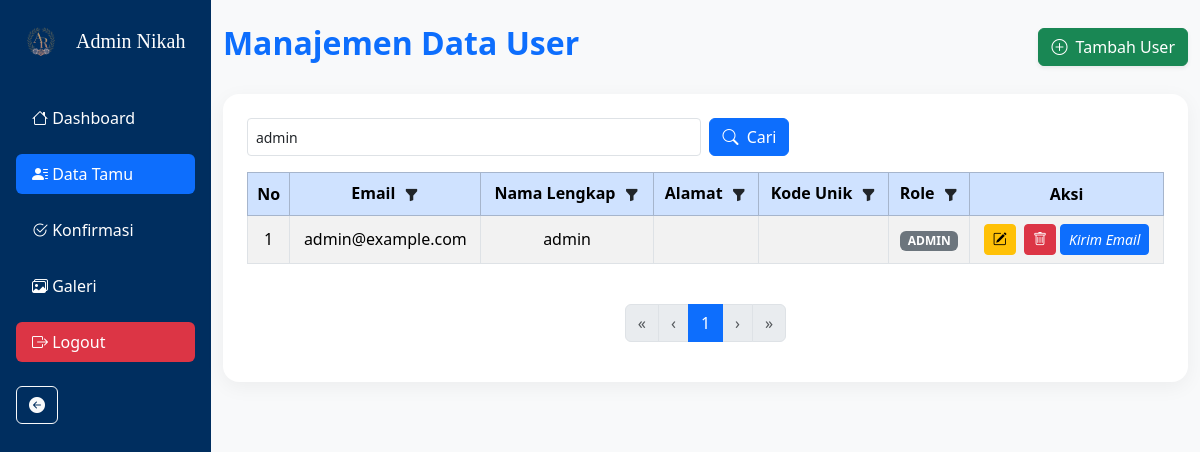
The page /admin/tamu.php?cari=admin on the database its author committed.
### tables this page shows
CREATE TABLE `users` (
  `id` int NOT NULL,
  `nama` varchar(100) DEFAULT NULL,
  `email` varchar(100) DEFAULT NULL,
  `password` varchar(255) DEFAULT NULL,
  `role` enum('admin','tamu') DEFAULT NULL,
  `kode_unik` varchar(50) DEFAULT NULL,
  `alamat` varchar(100) DEFAULT NULL
);

### admin/tamu.php (the view, shortened to what this page needs)
<?php include("../includes/db.php"); ?>
<!DOCTYPE html>
<html lang="en">
<head>
  <link href="https://cdn.jsdelivr.net/npm/bootstrap@5.3.6/dist/css/bootstrap.min.css" rel="stylesheet">
  <link href="https://cdn.jsdelivr.net/npm/bootstrap-icons@1.10.5/font/bootstrap-icons.css" rel="stylesheet">
  <link href="https://cdnjs.cloudflare.com/ajax/libs/font-awesome/6.0.0/css/all.min.css" rel="stylesheet">
</head>
<body>
  <?php include "../asset/sidebar.php"; ?>
  <div class="container py-4">
    <div class="d-flex justify-content-between align-items-center mb-4">
      <h2 class="fw-bold text-primary">Manajemen Data User</h2>
      <button type="button" class="btn btn-success shadow-sm" data-bs-toggle="modal" data-bs-target="#tambahTamu">
        <i class="bi bi-plus-circle me-1"></i> Tambah User
      </button>
    </div>
    <div class="card card-custom p-4">
      <form action="" method="GET" class="row g-2 align-items-center mb-3 search-form">
        <div class="col-md-6">
          <input type="text" name="cari" placeholder="Cari Nama Tamu..." class="form-control form-control-sm"
            value="<?= isset($_GET['cari']) ? htmlspecialchars($_GET['cari']) : '' ?>">
        </div>
        <div class="col-md-auto">
          <button type="submit" class="btn btn-primary"><i class="bi bi-search me-1"></i> Cari</button>
        </div>
      </form>
      <div class="table-responsive">
        <table class="table table-bordered table-hover align-middle table-striped">
          <thead class="table-primary text-center align-middle">
            <tr>
              <th>No</th>
              <th class="position-relative">
                Email
                <button type="button" class="btn btn-sm p-0 ms-1" data-bs-toggle="dropdown" aria-expanded="false">
                  <i class="bi bi-funnel-fill"></i>
                </button>
              </th>
              <th class="position-relative">
                Nama Lengkap
                <button type="button" class="btn btn-sm p-0 ms-1" data-bs-toggle="dropdown" aria-expanded="false">
                  <i class="bi bi-funnel-fill"></i>
                </button>
              </th>
              <th class="position-relative">
                Alamat
                <button type="button" class="btn btn-sm p-0 ms-1" data-bs-toggle="dropdown" aria-expanded="false">
                  <i class="bi bi-funnel-fill"></i>
                </button>
              </th>
              <th class="position-relative">
                Kode Unik
                <button type="button" class="btn btn-sm p-0 ms-1" data-bs-toggle="dropdown" aria-expanded="false">
                  <i class="bi bi-funnel-fill"></i>
                </button>
              </th>
              <th class="position-relative">
                Role
                <button type="button" class="btn btn-sm p-0 ms-1" data-bs-toggle="dropdown" aria-expanded="false">
                  <i class="bi bi-funnel-fill"></i>
                </button>
              </th>
              <th>Aksi</th>
            </tr>
          </thead>
          <tbody>
            <?php
            $limit = 10;
            $page = isset($_GET['page']) ? (int) $_GET['page'] : 1;
            $offset = ($page - 1) * $limit;
            $cari = isset($_GET['cari']) ? mysqli_real_escape_string($conn, $_GET['cari']) : '';
            $role = "WHERE role IN ('tamu', 'admin')";
            if (!empty($cari)) {
              $role .= " AND nama LIKE '%$cari%'";
            }
            $total_query = mysqli_query($conn, "SELECT COUNT(*) AS total FROM users $role");
            $total_result = mysqli_fetch_assoc($total_query);
            $total_data = $total_result['total'];
            $total_pages = ceil($total_data / $limit);
            $query = "SELECT * FROM users $role ORDER BY id DESC LIMIT $limit OFFSET $offset";
            $result = mysqli_query($conn, $query);
            $no = $offset + 1;
            while ($row = mysqli_fetch_assoc($result)) {
              echo "
                <tr class='text-center'>
                  <td>$no</td>
                  <td>{$row['email']}</td>
                  <td>{$row['nama']}</td>
                  <td>{$row['alamat']}</td>
                  <td>{$row['kode_unik']}</td>
                  <td><span class='badge bg-secondary text-uppercase'>{$row['role']}</span></td>
                  <td>
                    <button class='btn btn-warning btn-sm me-1' data-bs-toggle='modal' data-bs-target='#editTamu{$row['id']}'><i class='bi bi-pencil-square'></i></button>
                    <a href='crud-tamu/hapus.php?id={$row['id']}' class='btn btn-danger btn-sm' onclick='return confirm(\"Hapus data ini?\")'><i class='bi bi-trash'></i></a>
                    <a href='crud-tamu/kirim_email.php?id={$row['id']}' class='btn btn-primary btn-sm' target='_blank'><i class='bi bi-email'> Kirim Email</i></a>
                  </td>
                </tr>
              ";
              $no++;
            }
            ?>
          </tbody>
        </table>
      </div>
      <nav class="mt-4" aria-label="Navigasi halaman">
        <ul class="pagination justify-content-center">
          <li class="page-item <?= ($page <= 1) ? 'disabled' : '' ?>">
            <a class="page-link" href="?page=1&cari=<?= urlencode($cari) ?>">&laquo;</a>
          </li>
          <li class="page-item <?= ($page <= 1) ? 'disabled' : '' ?>">
            <a class="page-link" href="?page=<?= $page - 1 ?>&cari=<?= urlencode($cari) ?>">&lsaquo;</a>
          </li>
          <li class="page-item active"><span class="page-link"><?= $page ?></span></li>
          <li class="page-item <?= ($page >= $total_pages) ? 'disabled' : '' ?>">
            <a class="page-link" href="?page=<?= $page + 1 ?>&cari=<?= urlencode($cari) ?>">&rsaquo;</a>
          </li>
          <li class="page-item <?= ($page >= $total_pages) ? 'disabled' : '' ?>">
            <a class="page-link" href="?page=<?= $total_pages ?>&cari=<?= urlencode($cari) ?>">&raquo;</a>
          </li>
        </ul>
      </nav>
    </div>
  </div>
</body>
</html>

### admin/tamu.php (style rules this page uses)
body { background-color: #f8f9fa; }
.card-custom { border: none; border-radius: 1rem; box-shadow: 0 5px 20px rgba(0, 0, 0, 0.05); }
.table th { white-space: nowrap; }
.form-control-sm { height: 38px; }
.search-form .btn { height: 38px; }

### rows shown on the page
users: email "admin@example.com", nama "admin", role "ADMIN"

### other values the page prints
$page "1"
